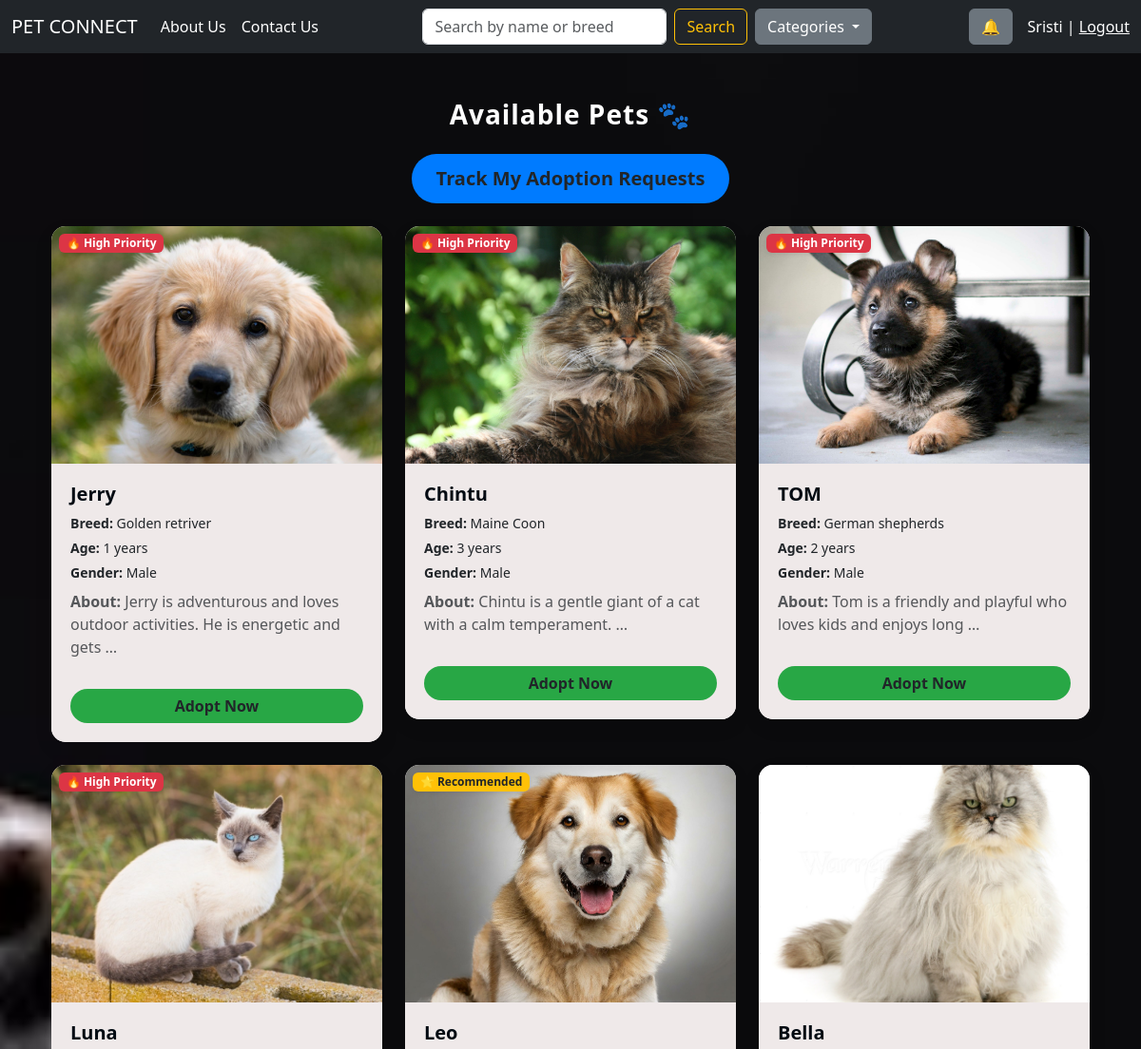
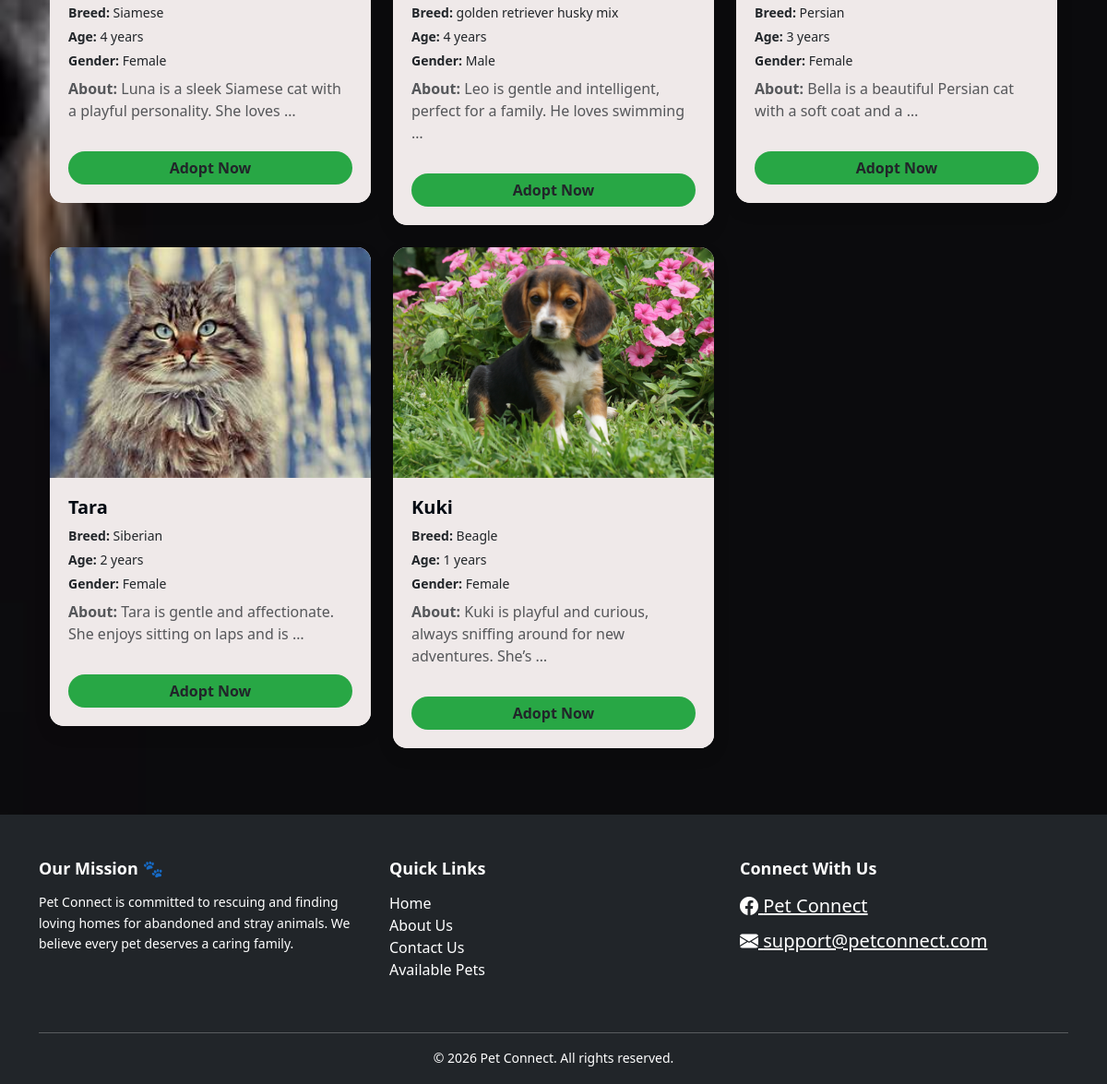
The app's page / (signed in) with its own data (2 pictures, top to bottom).
### main/models.py (models this page shows, shortened)
class Pet(models.Model):
    CATEGORY_CHOICES = (
        ('Dog', 'Dog'),
        ('Cat', 'Cat'),
    )
    GENDER_CHOICES = (
        ('M', 'Male'),
        ('F', 'Female'),
    )
    name = models.CharField(max_length=100)
    breed = models.CharField(max_length=100)
    age = models.PositiveIntegerField()
    description = models.TextField()
    category = models.CharField(max_length=10, choices=CATEGORY_CHOICES, default='Dog')
    gender = models.CharField(max_length=1, choices=GENDER_CHOICES, default='M')
    image = models.ImageField(
        upload_to='pet_images/',
        height_field='image_height',
        width_field='image_width',
        null=True,
        blank=True
    )
    image_height = models.IntegerField(null=True, blank=True)
    image_width = models.IntegerField(null=True, blank=True)
    available = models.BooleanField(default=True)
    is_special_needs = models.BooleanField(default=False)
    created_at = models.DateTimeField(default=timezone.now) # Tracks how long they've stayed
    def get_priority_score(self):
        score = 0
        if self.is_special_needs:
            score += 100
        days_in_shelter = (timezone.now() - self.created_at).days
        if days_in_shelter > 30:
            score += 50
        if self.age >= 8:
            score += 30
        return score # This must be inside the function

### main/views.py (the view)
# urls.py: path('', views.home, name='home'),
@login_required
def home(request):
    query = request.GET.get('q')
    category = request.GET.get('category')
    pets = Pet.objects.all()
    if category:
        pets = pets.filter(category=category)
    if query:
        pets = pets.filter(
            Q(name__icontains=query) |
            Q(breed__icontains=query)
        )
    pets_list = list(pets)
    pets_list.sort(
    key=lambda x: (x.get_priority_score(), x.created_at.timestamp()),
    reverse=True
)
    notifications = Notification.objects.filter(user=request.user).order_by('-created_at')
    unread_count = notifications.filter(is_read=False).count()
    return render(request, 'home.html', {
        'pets': pets_list,  # Note: we are passing the sorted list here
        'query': query,
        'notifications': notifications,
        'unread_count': unread_count
    })

### main/templates/home.html (shortened to what this page needs)
{% extends 'base.html' %}
{% load static %}
{% block content %}
<div class="container mt-5 mb-5">
    <h3 class="text-center mb-4 text-white page-title">
        Available Pets 🐾
    </h3>
    <div class="text-center my-4">
        <a href="{% url 'my_adoption_requests' %}" class="btn btn-track btn-lg">
            Track My Adoption Requests
        </a>
    </div>
    <div class="row">
    {% for pet in pets %}
        <div class="col-md-4 mb-4">
            <div class="card pet-card border-0 position-relative">
                <div class="position-absolute top-0 start-0 m-2 d-flex flex-column gap-1" style="z-index: 10;">
                    {% if pet.get_priority_score >= 100 %}
                        <span class="badge bg-danger shadow-sm">🔥 High Priority</span>
                    {% elif pet.get_priority_score >= 50 %}
                        <span class="badge bg-warning text-dark shadow-sm">⭐ Recommended</span>
                    {% endif %}
                </div>
                {% if pet.image %}
                    <img src="{{ pet.image.url }}" class="card-img-top pet-img">
                {% else %}
                    <img src="https://via.placeholder.com/300x250" class="card-img-top pet-img">
                {% endif %}
                <div class="card-body card-body-custom">
                    <h5 class="pet-name">{{ pet.name }}</h5>
                    <p class="pet-info"><strong>Breed:</strong> {{ pet.breed }}</p>
                    <p class="pet-info"><strong>Age:</strong> {{ pet.age }} years</p>
                    <p class="pet-info"><strong>Gender:</strong> {% if pet.gender == 'M' %} Male {% else %} Female {% endif %}</p>
                    <p class="text-muted mt-2">
                        <strong>About:</strong> {{ pet.description|truncatewords:12 }}
                    </p>
                    <a href="{% url 'adopt_pet' pet.id %}" class="btn btn-adopt w-100 mt-3">Adopt Now</a>
                </div>
            </div>
        </div>
    {% empty %}
        <div class="col-12 text-center text-white empty-message">No pets found. 🐾</div>
    {% endfor %}
    </div>
</div>
{% endblock %}

### main/templates/base.html (shortened to what this page needs)
{% load static %}
<!DOCTYPE html>
<html lang="en">
<head>
    <link href="https://cdn.jsdelivr.net/npm/bootstrap@5.3.3/dist/css/bootstrap.min.css" rel="stylesheet">
</head>
<body>
<nav class="navbar navbar-expand-lg navbar-dark bg-dark">
    <div class="container-fluid">
        <a class="navbar-brand" href="{% url 'home' %}">PET CONNECT</a>
        <div class="collapse navbar-collapse" id="navBar">
            <ul class="navbar-nav me-auto mb-2 mb-lg-0">
                <li class="nav-item"><a class="nav-link" href="{% url 'about' %}">About Us</a></li>
                <li class="nav-item"><a class="nav-link" href="{% url 'contact' %}">Contact Us</a></li>
            </ul>
            {% if request.resolver_match.url_name == 'home' %}
            <div class="d-flex mx-auto">
                <form class="d-flex me-2" method="get">
                    <input class="form-control me-2" type="search" name="q" placeholder="Search by name or breed" value="{{ request.GET.q }}">
                    <button class="btn btn-outline-warning" type="submit">Search</button>
                </form>
                <div class="dropdown">
                    <button class="btn btn-secondary dropdown-toggle" type="button" id="categoryDropdown" data-bs-toggle="dropdown" aria-expanded="false">
                        Categories
                    </button>
                </div>
            </div>
            {% endif %}
            {% if request.user.is_authenticated %}
            <div class="d-flex align-items-center ms-auto">
        <div class="dropdown me-3">
        <a class="btn btn-secondary position-relative" href="#" role="button" id="notifDropdown" data-bs-toggle="dropdown" aria-expanded="false">
            🔔
        </a>
    </div>
                <span class="text-white">
                    {{ request.user.username }} |
                    <a href="{% url 'logout' %}" class="text-warning">Logout</a>
                </span>
            </div>
            {% endif %}
        </div>
    </div>
</nav>
<div class="container mt-4" force-left-layout">
    {% block content %}{% endblock %}
</div>
<footer class="bg-dark text-white pt-5 pb-3 mt-5">
    <div class="container">
        <div class="row">
            <div class="col-md-4 mb-4">
                <h5 class="fw-bold">Our Mission 🐾</h5>
                <p>
                    Pet Connect is committed to rescuing and finding loving homes for abandoned and stray animals.
                    We believe every pet deserves a caring family.
                </p>
            </div>
            <div class="col-md-4 mb-4">
                <h5 class="fw-bold">Quick Links</h5>
                <ul class="list-unstyled">
                    <li><a href="{% url 'home' %}" class="text-white text-decoration-none">Home</a></li>
                    <li><a href="{% url 'about' %}" class="text-white text-decoration-none">About Us</a></li>
                    <li><a href="{% url 'contact' %}" class="text-white text-decoration-none">Contact Us</a></li>
                    <li><a href="{% url 'home' %}" class="text-white text-decoration-none">Available Pets</a></li>
                </ul>
            </div>
            <div class="col-md-4 mb-4">
                <h5 class="fw-bold">Connect With Us</h5>
                <a href="https://facebook.com/petconnect" target="_blank" class="text-white me-3 fs-5">
                    <i class="bi bi-facebook"></i> Pet Connect
                </a>
                <br>
                <a href="mailto:support@petconnect.com" class="text-white fs-5 mt-2 d-block">
                    <i class="bi bi-envelope-fill"></i> support@petconnect.com
                </a>
            </div>
        </div>
        <hr class="bg-light">
        <p class="text-center mb-0">&copy; 2026 Pet Connect. All rights reserved.</p>
    </div>
</footer>
<link rel="stylesheet" href="https://cdn.jsdelivr.net/npm/bootstrap-icons@1.11.1/font/bootstrap-icons.css">
</body>
</html>

### main/templates/home.html (style rules this page uses)
.page-title { font-weight: 700; letter-spacing: 1px; }
.pet-card { border-radius: 15px; overflow: hidden; transition: 0.3s ease; box-shadow: 0 8px 20px rgba(0,0,0,0.08); }
.pet-img { height: 250px; object-fit: cover; }
.card-body-custom { background: #efe9e9; padding: 20px; }
.pet-name { font-weight: 600; color: #020a12; }
.pet-info { font-size: 14px; margin-bottom: 5px; }
.btn-adopt { background-color: #28a745; border: none; font-weight: 600; transition: 0.3s; border-radius: 30px; }
.btn-track { background-color: #007bff; font-weight: 600; border-radius: 30px; padding: 10px 25px; transition: 0.3s; }
.row { display: flex !important; flex-direction: row !important; direction: ltr !important; justify-content: flex-start !important; }

### main/templates/base.html (style rules this page uses)
footer { font-family: 'Segoe UI', Tahoma, Geneva, Verdana, sans-serif; }
footer h5 { margin-bottom: 15px; font-size: 18px; }
footer p { font-size: 14px; line-height: 1.6; }

### records on screen
Pet: is_special_needs "🔥 High Priority", image (picture), name "Jerry", breed "Golden retriver", age "1", gender "Male", description "Jerry is adventurous and loves outdoor activities. He is energetic and gets …"
Pet: is_special_needs "🔥 High Priority", image (picture), name "Chintu", breed "Maine Coon", age "3", gender "Male", description "Chintu is a gentle giant of a cat with a calm temperament. …"
Pet: is_special_needs "🔥 High Priority", image (picture), name "TOM", breed "German shepherds", age "2", gender "Male", description "Tom is a friendly and playful who loves kids and enjoys long …"
Pet: is_special_needs "🔥 High Priority", image (picture), name "Luna", breed "Siamese", age "4", gender "Female", description "Luna is a sleek Siamese cat with a playful personality. She loves …"
Pet: is_special_needs "⭐ Recommended", image (picture), name "Leo", breed "golden retriever husky mix", age "4", gender "Male", description "Leo is gentle and intelligent, perfect for a family. He loves swimming …"
Pet: image (picture), name "Bella", breed "Persian", age "3", gender "Female", description "Bella is a beautiful Persian cat with a soft coat and a …"
Pet: image (picture), name "Tara", breed "Siberian", age "2", gender "Female", description "Tara is gentle and affectionate. She enjoys sitting on laps and is …"
Pet: image (picture), name "Kuki", breed "Beagle", age "1", gender "Female", description "Kuki is playful and curious, always sniffing around for new adventures. She’s …"

### other values on screen
{{ request.user.username }} "Sristi"
